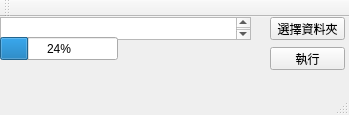
<?xml version="1.0" encoding="UTF-8"?>
<ui version="4.0">
 <class>MainWindow</class>
 <widget class="QMainWindow" name="MainWindow">
  <property name="geometry">
   <rect>
    <x>0</x>
    <y>0</y>
    <width>349</width>
    <height>115</height>
   </rect>
  </property>
  <property name="windowTitle">
   <string>MainWindow</string>
  </property>
  <widget class="QWidget" name="centralWidget">
   <widget class="QPushButton" name="pushButton">
    <property name="geometry">
     <rect>
      <x>270</x>
      <y>0</y>
      <width>75</width>
      <height>23</height>
     </rect>
    </property>
    <property name="text">
     <string>選擇資料夾</string>
    </property>
   </widget>
   <widget class="QTextEdit" name="textEdit">
    <property name="geometry">
     <rect>
      <x>0</x>
      <y>0</y>
      <width>251</width>
      <height>23</height>
     </rect>
    </property>
   </widget>
   <widget class="QProgressBar" name="progressBar">
    <property name="geometry">
     <rect>
      <x>0</x>
      <y>20</y>
      <width>118</width>
      <height>23</height>
     </rect>
    </property>
    <property name="value">
     <number>24</number>
    </property>
   </widget>
   <widget class="QPushButton" name="pushButton_2">
    <property name="geometry">
     <rect>
      <x>270</x>
      <y>30</y>
      <width>75</width>
      <height>23</height>
     </rect>
    </property>
    <property name="text">
     <string>執行</string>
    </property>
   </widget>
  </widget>
  <widget class="QMenuBar" name="menuBar">
   <property name="geometry">
    <rect>
     <x>0</x>
     <y>0</y>
     <width>349</width>
     <height>22</height>
    </rect>
   </property>
  </widget>
  <widget class="QToolBar" name="mainToolBar">
   <attribute name="toolBarArea">
    <enum>TopToolBarArea</enum>
   </attribute>
   <attribute name="toolBarBreak">
    <bool>false</bool>
   </attribute>
  </widget>
  <widget class="QStatusBar" name="statusBar"/>
 </widget>
 <layoutdefault spacing="6" margin="11"/>
 <resources/>
 <connections/>
</ui>
